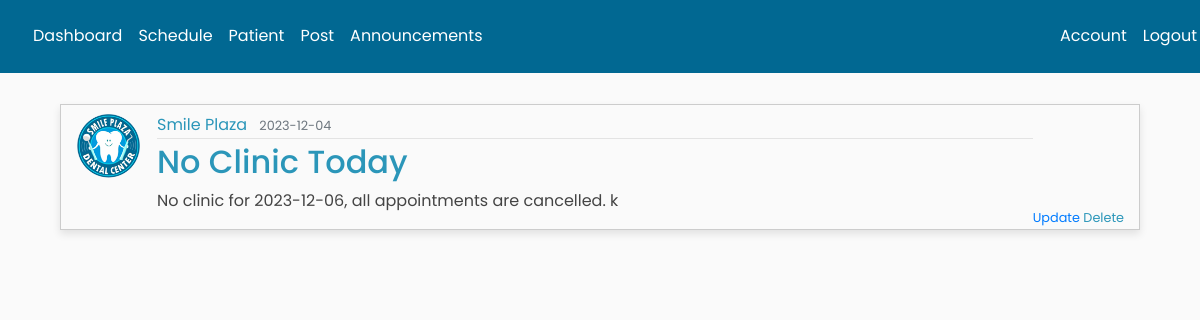
The page /post/7 (signed in) on the database as committed earlier.
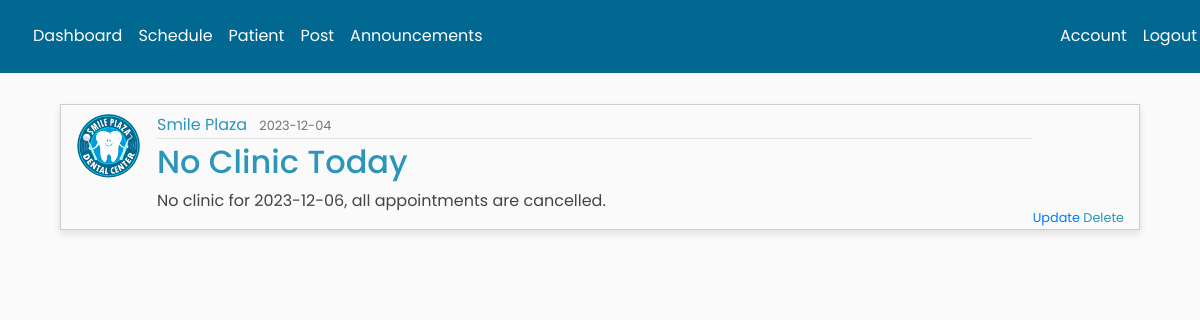
The same page on the database as committed later.
### main/models.py (models this page shows, shortened)
class Post(db.Model):
    id = db.Column(db.Integer, primary_key=True)
    title = db.Column(db.String(100), nullable=False)
    date_posted = db.Column(db.DateTime, nullable=False, default=datetime.utcnow)
    content = db.Column(db.Text, nullable=False)
    user_id = db.Column(db.Integer, db.ForeignKey('user.id'), nullable=False)

### main/posts/routes.py (the view)
@posts.route("/post/<int:post_id>")
def post(post_id):
    if current_user.id != 1:
        abort(403)
    post = Post.query.get_or_404(post_id) #SELECT * FROM Post WHERE id = {post_id};
    return render_template('post.html', title=post.title, post=post)

### main/models.py (called while the page is built)
@login_manager.user_loader
def load_user(user_id):
    return User.query.get(int(user_id)) #SELECT * FROM User WHERE id = %s;

### main/templates/post.html (shortened to what this page needs)
{% extends "admin_nav.html" %}
{% block content %}
    {% if current_user.id == 1 %}
    <div class="post mx-auto">
        <div class="col-md-12 pt-2" style="width: 600px; border: 1px solid #ccc; width: 1100px; margin-right:-20px; box-shadow: 0 4px 8px rgba(0, 0, 0, 0.1);">
            <article class="media">
                <img class="rounded-circle article-img" src="{{ url_for('static', filename='profile_pics/' + post.author.image_file) }}">
                <div class="media-body">
                <div class="article-metadata">
                    <a class="mr-2">{{ post.author.username }}</a>
                    <small class="text-muted">{{ post.date_posted.strftime('%Y-%m-%d') }}</small>
                </div>
                <h2 class="article-title">{{ post.title }}</h2>
                <p class="article-content">{{ post.content }}</p>
            </div>
            <div class="mt-auto ml-auto">
                <small>
                    <a class="ml-auto" href="{{ url_for('posts.update_post', post_id=post.id) }}">Update</a>
                    <a class="ml-auto" data-toggle="modal" data-target="#deleteModal" style="cursor: pointer;">Delete</a>
                </small>
            </div>
            </article>
        </div>
    </div>
    {% endif %}
{% endblock content %}

Rows that differ between the two databases and show on the page:
changed Post "No Clinic Today": content "No clinic for 2023-12-06, all appointments are cancelled. k" → "No clinic for 2023-12-06, all appointments are cancelled."
